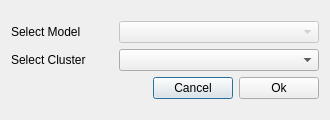
<?xml version="1.0" encoding="UTF-8"?>
<ui version="4.0">
 <class>SetBones</class>
 <widget class="QDialog" name="SetBones">
  <property name="geometry">
   <rect>
    <x>0</x>
    <y>0</y>
    <width>330</width>
    <height>120</height>
   </rect>
  </property>
  <property name="minimumSize">
   <size>
    <width>330</width>
    <height>120</height>
   </size>
  </property>
  <property name="maximumSize">
   <size>
    <width>330</width>
    <height>120</height>
   </size>
  </property>
  <property name="windowTitle">
   <string>Set Bones</string>
  </property>
  <layout class="QVBoxLayout" name="verticalLayout_2">
   <item>
    <layout class="QVBoxLayout" name="verticalLayout">
     <item>
      <layout class="QHBoxLayout" name="horizontalLayout">
       <item>
        <widget class="QLabel" name="Model_Label">
         <property name="text">
          <string>Select Model</string>
         </property>
         <property name="buddy">
          <cstring>ModelBox</cstring>
         </property>
        </widget>
       </item>
       <item>
        <widget class="QComboBox" name="ModelBox">
         <property name="enabled">
          <bool>false</bool>
         </property>
         <property name="minimumSize">
          <size>
           <width>200</width>
           <height>0</height>
          </size>
         </property>
        </widget>
       </item>
      </layout>
     </item>
     <item>
      <layout class="QHBoxLayout" name="horizontalLayout_2">
       <item>
        <widget class="QLabel" name="Cluster_label">
         <property name="text">
          <string>Select Cluster</string>
         </property>
         <property name="buddy">
          <cstring>ClusterBox</cstring>
         </property>
        </widget>
       </item>
       <item>
        <widget class="QComboBox" name="ClusterBox">
         <property name="enabled">
          <bool>true</bool>
         </property>
         <property name="minimumSize">
          <size>
           <width>200</width>
           <height>0</height>
          </size>
         </property>
        </widget>
       </item>
      </layout>
     </item>
     <item>
      <layout class="QHBoxLayout" name="horizontalLayout_3">
       <item>
        <spacer name="horizontalSpacer">
         <property name="orientation">
          <enum>Qt::Horizontal</enum>
         </property>
         <property name="sizeHint" stdset="0">
          <size>
           <width>40</width>
           <height>20</height>
          </size>
         </property>
        </spacer>
       </item>
       <item>
        <widget class="QPushButton" name="pushButton_2">
         <property name="text">
          <string>Cancel</string>
         </property>
        </widget>
       </item>
       <item>
        <widget class="QPushButton" name="pushButton">
         <property name="text">
          <string>Ok</string>
         </property>
        </widget>
       </item>
      </layout>
     </item>
    </layout>
   </item>
  </layout>
 </widget>
 <resources/>
 <connections/>
</ui>
